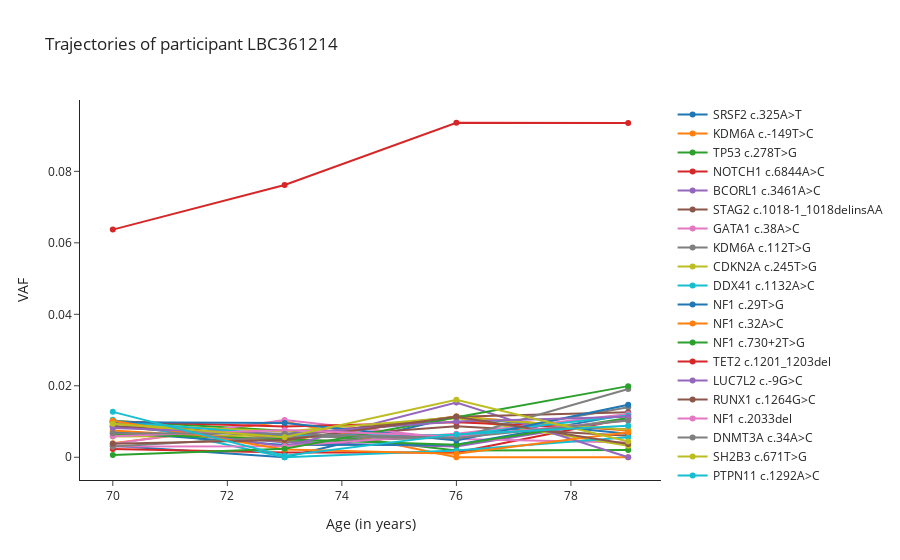

Notebook code cell kept with this figure:
### Markdown cell above
We can also plot a participant profile using it's participant id with **plot.plot_id**.

### Code cell
plot.plot_id(lbc,'LBC361214', germline=False)

### Figure 1 — Plotly figure (JSON) as saved in the notebook; plotly's stock layout.template omitted (floating-point values rounded to 4 significant figures)
{"data": [{"mode": "lines+markers", "name": "SRSF2 c.325A>T", "type": "scatter", "x": [70, 73, 76, 79], "y": [0.0032, 0, 0.0113, 0.0066]}, {"mode": "lines+markers", "name": "KDM6A c.-149T>C", "type": "scatter", "x": [70, 73, 76, 79], "y": [0.0039, 0.01, 0, 0]}, {"mode": "lines+markers", "name": "TP53 c.278T>G", "type": "scatter", "x": [70, 73, 76, 79], "y": [0.0102, 0.0074, 0.0019, 0.002]}, {"mode": "lines+markers", "name": "NOTCH1 c.6844A>C", "type": "scatter", "x": [70, 73, 76, 79], "y": [0.0023, 0.0013, 0.0013, 0.0109]}, {"mode": "lines+markers", "name": "BCORL1 c.3461A>C", "type": "scatter", "x": [70, 73, 76, 79], "y": [0.0088, 0.0041, 0.003, 0.0108]}, {"mode": "lines+markers", "name": "STAG2 c.1018-1_1018delinsAA", "type": "scatter", "x": [70, 73, 76, 79], "y": [0.01, 0.0052, 0.0087, 0.006]}, {"mode": "lines+markers", "name": "GATA1 c.38A>C", "type": "scatter", "x": [70, 73, 76, 79], "y": [0.0038, 0.0104, 0.0051, 0.0041]}, {"mode": "lines+markers", "name": "KDM6A c.112T>G", "type": "scatter", "x": [70, 73, 76, 79], "y": [0.0087, 0.0044, 0.0055, 0.014]}, {"mode": "lines+markers", "name": "CDKN2A c.245T>G", "type": "scatter", "x": [70, 73, 76, 79], "y": [0.0058, 0.0061, 0.0109, 0.0032]}, {"mode": "lines+markers", "name": "DDX41 c.1132A>C", "type": "scatter", "x": [70, 73, 76, 79], "y": [0.0105, 0, 0.0019, 0.0056]}, {"mode": "lines+markers", "name": "NF1 c.29T>G", "type": "scatter", "x": [70, 73, 76, 79], "y": [0.0071, 0.0034, 0.0035, 0.012]}, {"mode": "lines+markers", "name": "NF1 c.32A>C", "type": "scatter", "x": [70, 73, 76, 79], "y": [0.0075, 0.0046, 0.0115, 0.0074]}, {"mode": "lines+markers", "name": "NF1 c.730+2T>G", "type": "scatter", "x": [70, 73, 76, 79], "y": [0.0065, 0.0051, 0.0035, 0.011]}, {"mode": "lines+markers", "name": "TET2 c.1201_1203del", "type": "scatter", "x": [70, 73, 76, 79], "y": [0.01, 0.0086, 0.0098, 0.0078]}, {"mode": "lines+markers", "name": "LUC7L2 c.-9G>C", "type": "scatter", "x": [70, 73, 76, 79], "y": [0.0096, 0.003, 0.0153, 0]}, {"mode": "lines+markers", "name": "RUNX1 c.1264G>C", "type": "scatter", "x": [70, 73, 76, 79], "y": [0.0087, 0.0059, 0.0113, 0.0126]}, {"mode": "lines+markers", "name": "NF1 c.2033del", "type": "scatter", "x": [70, 73, 76, 79], "y": [0.003, 0.0031, 0.0066, 0.0121]}, {"mode": "lines+markers", "name": "DNMT3A c.34A>C", "type": "scatter", "x": [70, 73, 76, 79], "y": [0.003, 0.0058, 0.0053, 0.0191]}, {"mode": "lines+markers", "name": "SH2B3 c.671T>G", "type": "scatter", "x": [70, 73, 76, 79], "y": [0.0093, 0.0072, 0.0112, 0.0077]}, {"mode": "lines+markers", "name": "PTPN11 c.1292A>C", "type": "scatter", "x": [70, 73, 76, 79], "y": [0.0101, 0.0062, 0.0062, 0.0117]}, {"mode": "lines+markers", "name": "SH2B3 c.1283A>C", "type": "scatter", "x": [70, 73, 76, 79], "y": [0.0098, 0.0096, 0.0047, 0.0147]}, {"mode": "lines+markers", "name": "BCORL1 c.707T>C", "type": "scatter", "x": [70, 73, 76, 79], "y": [0.0102, 0.0022, 0.001, 0.007]}, {"mode": "lines+markers", "name": "TP53 c.818G>A", "type": "scatter", "x": [70, 73, 76, 79], "y": [0.0006, 0.0024, 0.0112, 0.0199]}, {"mode": "lines+markers", "name": "DNMT3A c.2206C>T", "type": "scatter", "x": [70, 73, 76, 79], "y": [0.0637, 0.0762, 0.0936, 0.0935]}, {"mode": "lines+markers", "name": "LUC7L2 c.62-4623del", "type": "scatter", "x": [70, 73, 76, 79], "y": [0.0082, 0.0065, 0.01, 0.0113]}, {"mode": "lines+markers", "name": "BCORL1 c.4846T>C", "type": "scatter", "x": [70, 73, 76, 79], "y": [0.0038, 0.0048, 0.0113, 0.0037]}, {"mode": "lines+markers", "name": "SH2B3 c.76T>G", "type": "scatter", "x": [70, 73, 76, 79], "y": [0.0059, 0.0076, 0.0058, 0.0103]}, {"mode": "lines+markers", "name": "FBXW7 c.1784T>G", "type": "scatter", "x": [70, 73, 76, 79], "y": [0.0067, 0.0066, 0.0054, 0.0103]}, {"mode": "lines+markers", "name": "WT1 c.271_273del", "type": "scatter", "x": [70, 73, 76, 79], "y": [0.0094, 0.0056, 0.0161, 0.0044]}, {"mode": "lines+markers", "name": "CEBPA c.545A>C", "type": "scatter", "x": [70, 73, 76, 79], "y": [0.0127, 0.0004, 0.0064, 0.0088]}], "layout": {"title": {"text": "Trajectories of participant LBC361214"}, "xaxis": {"title": {"text": "Age (in years)"}}, "yaxis": {"title": {"text": "VAF"}}}}
